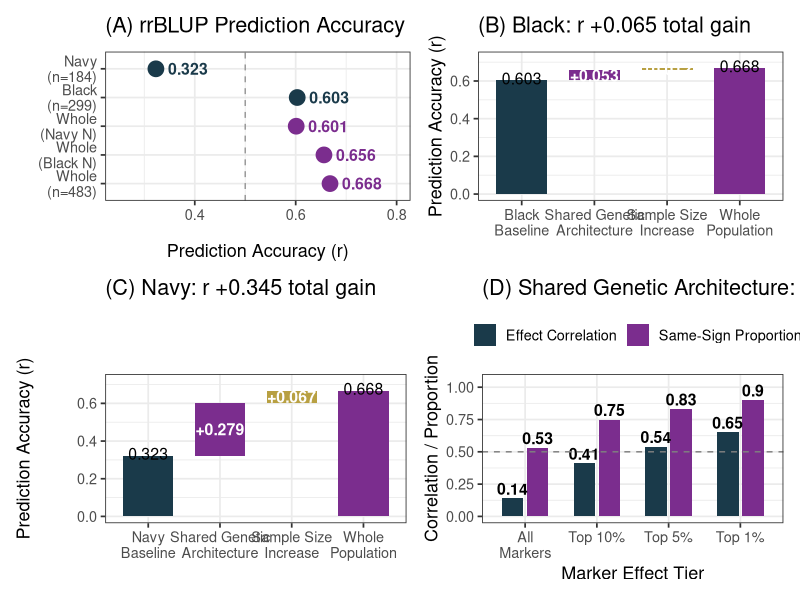

Write the R code that produced this figure.
################################################################################
# Cross-Market-Class Decomposition Figure (Hardcoded Values)
################################################################################

library(tidyverse)
library(patchwork)

# =============================================================================
# PANEL A: ACCURACY DOT PLOT
# =============================================================================
dotplot_data <- data.frame(
  Scenario = c("Navy\n(n=184)", "Black\n(n=299)", 
               "Whole\n(Navy N)", "Whole\n(Black N)", "Whole\n(n=483)"),
  Accuracy = c(0.323, 0.603, 0.601, 0.656, 0.668),
  Color = c("baseline", "baseline", "mixed", "mixed", "mixed")
)

dotplot_data$Scenario <- factor(dotplot_data$Scenario,
                                levels = rev(c("Navy\n(n=184)", "Black\n(n=299)",
                                               "Whole\n(Navy N)", "Whole\n(Black N)", 
                                               "Whole\n(n=483)")))

pA <- ggplot(dotplot_data, aes(x = Accuracy, y = Scenario, color = Color)) +
  geom_vline(xintercept = 0.5, linetype = "dashed", color = "grey60") +
  geom_point(size = 5) +
  geom_text(aes(label = round(Accuracy, 3)), hjust = -0.3, size = 4, fontface = "bold") +
  scale_color_manual(values = c("baseline" = "#1a3a4a", "mixed" = "#7b2d8e")) +
  labs(title = "(A) rrBLUP Prediction Accuracy",
       x = "Prediction Accuracy (r)", y = "") +
  theme_bw(base_size = 13) +
  theme(legend.position = "none") +
  xlim(0.25, 0.8)

# =============================================================================
# PANEL B: BLACK DECOMPOSITION
# =============================================================================
bar_black <- data.frame(
  Step = c("Black\nBaseline", "Shared Genetic\nArchitecture", "Sample Size\nIncrease", "Whole\nPopulation"),
  Value = c(0.603, 0.053, 0.012, 0.668),
  Type = c("cumulative", "gain", "gain", "cumulative"),
  ymin = c(0, 0.603, 0.656, 0),
  ymax = c(0.603, 0.656, 0.668, 0.668)
)

bar_black$Step <- factor(bar_black$Step, 
                         levels = c("Black\nBaseline", "Shared Genetic\nArchitecture", 
                                    "Sample Size\nIncrease", "Whole\nPopulation"))

pB <- ggplot(bar_black, aes(x = Step)) +
  geom_rect(aes(xmin = as.numeric(Step) - 0.35, xmax = as.numeric(Step) + 0.35,
                ymin = ymin, ymax = ymax,
                fill = interaction(Step, Type))) +
  geom_text(data = bar_black %>% filter(Type == "gain"),
            aes(y = (ymin + ymax) / 2, 
                label = paste0("+", round(Value, 3))),
            size = 4, fontface = "bold", color = "white") +
  geom_text(data = bar_black %>% filter(Type == "cumulative"),
            aes(y = ymax + 0.01, label = round(Value, 3)),
            size = 4) +
  scale_fill_manual(values = c(
    "Black\nBaseline.cumulative" = "#1a3a4a",
    "Shared Genetic\nArchitecture.gain" = "#7b2d8e",
    "Sample Size\nIncrease.gain" = "#b8a042",
    "Whole\nPopulation.cumulative" = "#7b2d8e"
  )) +
  labs(title = expression("(B) Black: r +0.065 total gain"),
       x = "", y = "Prediction Accuracy (r)") +
  theme_bw(base_size = 13) +
  theme(legend.position = "none") +
  ylim(0, 0.72)

# =============================================================================
# PANEL C: NAVY DECOMPOSITION
# =============================================================================
bar_navy <- data.frame(
  Step = c("Navy\nBaseline", "Shared Genetic\nArchitecture", "Sample Size\nIncrease", "Whole\nPopulation"),
  Value = c(0.323, 0.279, 0.067, 0.668),
  Type = c("cumulative", "gain", "gain", "cumulative"),
  ymin = c(0, 0.323, 0.601, 0),
  ymax = c(0.323, 0.601, 0.668, 0.668)
)

bar_navy$Step <- factor(bar_navy$Step, 
                        levels = c("Navy\nBaseline", "Shared Genetic\nArchitecture", 
                                   "Sample Size\nIncrease", "Whole\nPopulation"))

pC <- ggplot(bar_navy, aes(x = Step)) +
  geom_rect(aes(xmin = as.numeric(Step) - 0.35, xmax = as.numeric(Step) + 0.35,
                ymin = ymin, ymax = ymax,
                fill = interaction(Step, Type))) +
  geom_text(data = bar_navy %>% filter(Type == "gain"),
            aes(y = (ymin + ymax) / 2, 
                label = paste0("+", round(Value, 3))),
            size = 4, fontface = "bold", color = "white") +
  geom_text(data = bar_navy %>% filter(Type == "cumulative"),
            aes(y = ymax + 0.01, label = round(Value, 3)),
            size = 4) +
  scale_fill_manual(values = c(
    "Navy\nBaseline.cumulative" = "#1a3a4a",
    "Shared Genetic\nArchitecture.gain" = "#7b2d8e",
    "Sample Size\nIncrease.gain" = "#b8a042",
    "Whole\nPopulation.cumulative" = "#7b2d8e"
  )) +
  labs(title = expression("(C) Navy: r +0.345 total gain"),
       x = "", y = "Prediction Accuracy (r)") +
  theme_bw(base_size = 13) +
  theme(legend.position = "none") +
  ylim(0, 0.72)

# =============================================================================
# PANEL D: SHARED GENETIC ARCHITECTURE
# =============================================================================
cor_data <- data.frame(
  Tier = rep(c("All\nMarkers", "Top 10%", "Top 5%", "Top 1%"), each = 2),
  Metric = rep(c("Effect Correlation", "Same-Sign Proportion"), 4),
  Value = c(0.14, 0.53, 0.41, 0.75, 0.54, 0.83, 0.65, 0.90)
)

cor_data$Tier <- factor(cor_data$Tier, 
                        levels = c("All\nMarkers", "Top 10%", "Top 5%", "Top 1%"))

pD <- ggplot(cor_data, aes(x = Tier, y = Value, fill = Metric)) +
  geom_bar(stat = "identity", position = position_dodge(width = 0.7), width = 0.6) +
  geom_text(aes(label = round(Value, 2)),
            position = position_dodge(width = 0.7), vjust = -0.3, size = 4, fontface = "bold") +
  scale_fill_manual(values = c("Effect Correlation" = "#1a3a4a", 
                               "Same-Sign Proportion" = "#7b2d8e")) +
  geom_hline(yintercept = 0.5, linetype = "dashed", color = "grey50") +
  labs(title = "(D) Shared Genetic Architecture: Black vs Navy",
       x = "Marker Effect Tier",
       y = "Correlation / Proportion",
       fill = "") +
  theme_bw(base_size = 13) +
  theme(legend.position = "top") +
  ylim(0, 1.05)

# =============================================================================
# COMBINE AND SAVE 
# =============================================================================
p_all <- (pA | pB) / (pC | pD)

ggsave("decomposition_full_figure.jpeg", p_all, width = 16, height = 10, dpi = 300)

cat("\n=== Figure Complete ===\n")
